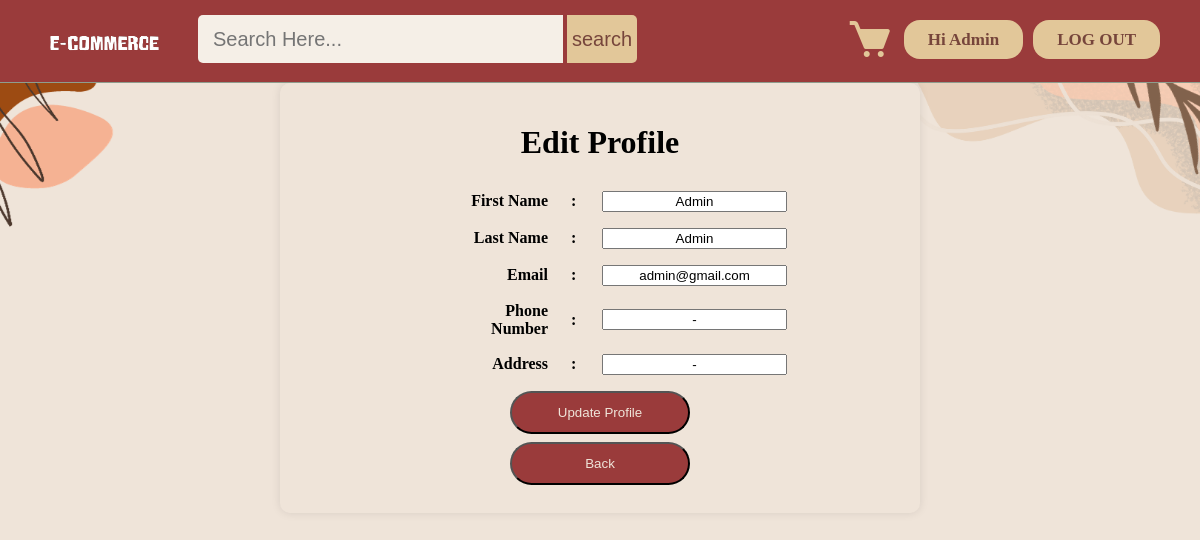
The app's page /profile_edit.php (signed in) with its own data.
### tables this page shows
CREATE TABLE `user` (
  `id` int(11) NOT NULL,
  `firstname` varchar(25) NOT NULL,
  `lastname` varchar(25) NOT NULL,
  `email` varchar(100) NOT NULL,
  `phoneno` varchar(20) NOT NULL,
  `address` varchar(120) NOT NULL,
  `password` varchar(100) NOT NULL,
  `isAdmin` int(1) NOT NULL DEFAULT 0
);

### profile_edit.php (the view, shortened to what this page needs)
<?php
include("config.php");
if (!isset($_SESSION['user_login'])) {
    $user = "";
} else {
    $user = $_SESSION['user_login'];
    $result = mysqli_query($conn, "SELECT * FROM user WHERE id='$user'");
    $get_user_data = mysqli_fetch_assoc($result);
    $uname_db = isset($get_user_data['firstname']) ? $get_user_data['firstname'] : '';
    $lname_db = isset($get_user_data['lastname']) ? $get_user_data['lastname'] : '';
}
?>
<!DOCTYPE html>
<html>
<head>
    <link rel="stylesheet" type="text/css" href="css/style.css">
	<link href='https://unpkg.com/boxicons@2.1.4/css/boxicons.min.css' rel='stylesheet'>
</head>
<body style="min-width: 980px;">
	<?php include("header.php"); ?>
    <div class="profile-container">
		<h1 style="text-align:center;">Edit Profile</h1>
		<form method="post" action="">
			 <table border="0" align="center" width="100%" >
				<tr>
					<td><b><label for="fname">First Name</label></td>
					<td><b>:</td>
					<td><input type="text" id="fname" name="fname" value="<?php echo htmlspecialchars($uname_db); ?>"></td>
				</tr>
				<tr>
					<td><b><label for="lname">Last Name</label></td>
					<td><b>:</td>
					<td><input type="text" id="lname" name="lname" value="<?php echo htmlspecialchars($lname_db); ?>"></td>
				</tr>
				<?php
				$fields = array(
					'email' => 'Email',
					'phoneno' => 'Phone Number',
					'address' => 'Address'
				);
				foreach ($fields as $field => $label) {
					echo "<tr>
							<td><b><label for=\"$field\">$label</label></td>
							<td><b>:</td>
							<td><input type=\"text\" id=\"$field\" name=\"$field\" value=\"" . (!empty($get_user_data[$field]) ? htmlspecialchars($get_user_data[$field]) : '') . "\"></td>
						</tr>";
				}
				?>
			</table>
			<input type="submit" name="update_profile" value="Update Profile" class="button">
			<input type="button" value="Back" class="button" onclick="window.location.href='profile.php';">
		</form>
	</div>
</body>
</html>

### header.php
<?php
if (!isset($_SESSION['user_login'])) {
    $user = "";
    $first_name_db = "";
} else {
    $user = $_SESSION['user_login'];
    $result = mysqli_query($conn, "SELECT * FROM user WHERE id='$user'");
    if ($result) {
        $get_user_email = mysqli_fetch_assoc($result);
        $first_name_db = ($get_user_email != null) ? $get_user_email['firstname'] : "";
    } else {
        $first_name_db = "";
    }
}
?>
<div class="homepageheader" style="position: relative;">
    <div class="registerButton loginButton">
        <div class="uiloginbutton registerButton loginButton" style="margin-right: 40px;">
            <?php
            if ($user != "") {
                $logout_url = file_exists("logout.php") ? "logout.php" : "../logout.php";
                echo '<a style="text-decoration: none; color: #76453B;" href="' . $logout_url . '">LOG OUT</a>';
            } else {
                $register_url = file_exists("register.php") ? "register.php" : "../register.php";
                echo '<a style="color: #76453B; text-decoration: none;" href="' . $register_url . '">SIGN UP</a>';
            }
            ?>
        </div>
        <div class="uiloginbutton registerButton loginButton">
            <?php
            if ($user != "") {
                $profile_url = file_exists("profile.php") ? 'profile.php?userid=' . $user : '../profile.php?userid=' . $user;
                echo '<a style="text-decoration: none; color: #76453B;" href="' . $profile_url . '">Hi ' . $first_name_db . '</a>';
            } else {
                $login_url = file_exists("login.php") ? "login.php" : "../login.php";
                echo '<a style="text-decoration: none; color: #76453B;" href="' . $login_url . '">LOG IN</a>';
            }
            ?>
        </div>
        <div class="cartButton">
            <?php
            $cart_url = file_exists("mycart.php") ? 'mycart.php?userid=' . $user : '../mycart.php?userid=' . $user;
            echo '<a href="' . $cart_url . '"><i class="bx bxs-cart bx-lg" style="color:#E2C799;"></i></a>';
            ?>
        </div>
    </div>
    <div style="float: left; margin: 5px 0px 0px 23px;">
        <?php
        $logo_path = 'image/logo.png';
        if (file_exists($logo_path)) {
            echo '<a href="index.php"><img style="height: 75px; width: 160px;" src="' . $logo_path . '"></a>';
        } else {
            echo '<a href="../index.php"><img style="height: 75px; width: 160px;" src="../image/logo.png"></a>';
        }
        ?>
    </div>
    <div>
        <form id="search" method="get"
            action="<?php echo file_exists('Products/search.php') ? 'Products/search.php' : 'search.php'; ?>">
            <input type="text" class="srctextinput" name="keywords" placeholder="Search Here..." style="height: 30px;">
            <input type="submit" value="search" class="srcbutton">
        </form>
    </div>
</div>

### css/style.css (style rules this page uses)
body { padding: 0px; margin: 0px; width: 100%; position: relative; background-color: #F5EFE7; min-width: 1080px; }
.homepageheader { position: fixed; height: 82px; width: 100%; min-width: 980px; border-bottom: 1px solid #8E9D8E; margin: 0px; background-color: #9A3B3B; }
.loginButton .registerButton { color: #76453B; background: #E2C799; cursor: pointer; display: inline-block; font-weight: bold; line-height: 15px; padding: 12px 24px; border-radius: 16px; text-align: center; text-decoration: none; float: right; margin: 20px 0px 0px 10px; font-size: 17px; }
.profile-container { width: 60%; margin: 20px auto; background: #fff; padding: 20px; border-radius: 10px; box-shadow: 0 0 10px rgba(0, 0, 0, 0.1); }
table { width: 100%; border-collapse: collapse; }
.button { display: block; margin: 8px auto; border-radius: 25px; width: 30%; padding: 12px 20px; color: #EFE4D9; background: #9A3B3B; }
.profile-container { margin: auto; width: 50%; background-color: #EFE4D9; }
.profile-container input[type="text"] { text-align: center; }
#search { float: left; padding: 15px; }
.srctextinput { height: 30px; padding: 9px 15px; font-size: 20px; border: none; color: #76453B; background: #F5EFE7; border-top-left-radius: 5px 5px; border-bottom-left-radius: 5px 5px; width: 335px; }
.srcbutton { height: 48px; padding: 9px 5px; font-size: 20px; outline: none; border: none; cursor: pointer; text-align: center; text-decoration: none; color: #76453B; background: #E2C799; border-top-right-radius: 5px 5px; border-bottom-right-radius: 5px 5px; }
.cartButton { background: none; float: right; cursor: pointer; display: inline-block; margin-top: 15px; }

### profile_edit.php (style rules this page uses)
body { margin: 0; background:url('image/background 4.png')center/cover no-repeat fixed; }
table { width: 50%; border-collapse: collapse; table-layout: fixed; }
td { padding: 8px; }
td:first-child { width: 30%; text-align: right; padding-right: 15px; }
td:nth-child(2) { width: 5%; }
td:last-child { text-align: left; }

### records on screen
user: firstname "Admin", fname "Admin", lname "Admin", email "admin@gmail.com", phoneno "-", address "-"

### other values on screen
$label "Email"
$label "Phone Number"
$label "Address"
